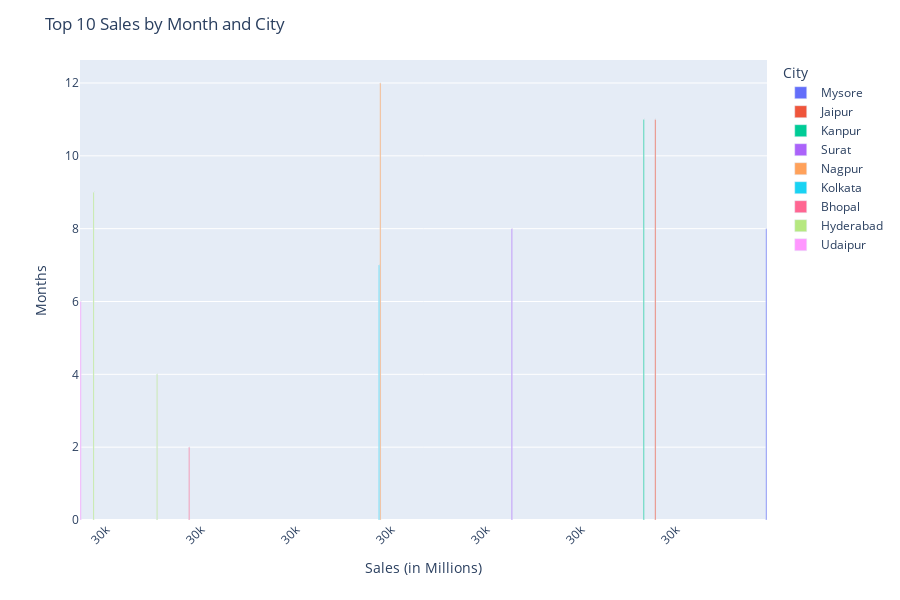

The notebook cell this image was saved under:
### Code cell
import plotly.express as px

# Sort and select top 10
top_data = data.sort_values(by='Sales', ascending=False).head(10)

# Create bar chart
fig = px.bar(top_data, 
             y='Months', 
             x='Sales', 
             text='Sales', 
             color='City')

# Update trace formatting
fig.update_traces(
    texttemplate='%{text:.2f}',  # Full 2-decimal format (use .2s only if shortening large numbers)
    textposition='outside'
)

# Update layout to match actual data
fig.update_layout(
    title='Top 10 Sales by Month and City',
    xaxis_title='Sales (in Millions)',
    yaxis_title='Months',
    legend_title='City',
    uniformtext_minsize=8,
    xaxis_tickformat=',.2s',     # Shorten large values like 1.2M
    xaxis_tickangle=-45,
    height=600
)

fig.show()

### Figure 1 — Plotly figure (JSON) as saved in the notebook; plotly's stock layout.template omitted (floating-point values rounded to 4 significant figures)
{"data": [{"alignmentgroup": "True", "hovertemplate": "City=Mysore<br>Sales=%{text}<br>Months=%{y}<extra></extra>", "legendgroup": "Mysore", "marker": {"color": "#636efa", "pattern": {"shape": ""}}, "name": "Mysore", "offsetgroup": "Mysore", "orientation": "v", "showlegend": true, "text": [30000.0], "textposition": "outside", "texttemplate": "%{text:.2f}", "type": "bar", "x": [30000.0], "xaxis": "x", "y": [8], "yaxis": "y"}, {"alignmentgroup": "True", "hovertemplate": "City=Jaipur<br>Sales=%{text}<br>Months=%{y}<extra></extra>", "legendgroup": "Jaipur", "marker": {"color": "#EF553B", "pattern": {"shape": ""}}, "name": "Jaipur", "offsetgroup": "Jaipur", "orientation": "v", "showlegend": true, "text": [29990.0], "textposition": "outside", "texttemplate": "%{text:.2f}", "type": "bar", "x": [29990.0], "xaxis": "x", "y": [11], "yaxis": "y"}, {"alignmentgroup": "True", "hovertemplate": "City=Kanpur<br>Sales=%{text}<br>Months=%{y}<extra></extra>", "legendgroup": "Kanpur", "marker": {"color": "#00cc96", "pattern": {"shape": ""}}, "name": "Kanpur", "offsetgroup": "Kanpur", "orientation": "v", "showlegend": true, "text": [29990.0], "textposition": "outside", "texttemplate": "%{text:.2f}", "type": "bar", "x": [29990.0], "xaxis": "x", "y": [11], "yaxis": "y"}, {"alignmentgroup": "True", "hovertemplate": "City=Surat<br>Sales=%{text}<br>Months=%{y}<extra></extra>", "legendgroup": "Surat", "marker": {"color": "#ab63fa", "pattern": {"shape": ""}}, "name": "Surat", "offsetgroup": "Surat", "orientation": "v", "showlegend": true, "text": [29990.0], "textposition": "outside", "texttemplate": "%{text:.2f}", "type": "bar", "x": [29990.0], "xaxis": "x", "y": [8], "yaxis": "y"}, {"alignmentgroup": "True", "hovertemplate": "City=Nagpur<br>Sales=%{text}<br>Months=%{y}<extra></extra>", "legendgroup": "Nagpur", "marker": {"color": "#FFA15A", "pattern": {"shape": ""}}, "name": "Nagpur", "offsetgroup": "Nagpur", "orientation": "v", "showlegend": true, "text": [29980.0], "textposition": "outside", "texttemplate": "%{text:.2f}", "type": "bar", "x": [29980.0], "xaxis": "x", "y": [12], "yaxis": "y"}, {"alignmentgroup": "True", "hovertemplate": "City=Kolkata<br>Sales=%{text}<br>Months=%{y}<extra></extra>", "legendgroup": "Kolkata", "marker": {"color": "#19d3f3", "pattern": {"shape": ""}}, "name": "Kolkata", "offsetgroup": "Kolkata", "orientation": "v", "showlegend": true, "text": [29980.0], "textposition": "outside", "texttemplate": "%{text:.2f}", "type": "bar", "x": [29980.0], "xaxis": "x", "y": [7], "yaxis": "y"}, {"alignmentgroup": "True", "hovertemplate": "City=Bhopal<br>Sales=%{text}<br>Months=%{y}<extra></extra>", "legendgroup": "Bhopal", "marker": {"color": "#FF6692", "pattern": {"shape": ""}}, "name": "Bhopal", "offsetgroup": "Bhopal", "orientation": "v", "showlegend": true, "text": [29970.0], "textposition": "outside", "texttemplate": "%{text:.2f}", "type": "bar", "x": [29970.0], "xaxis": "x", "y": [2], "yaxis": "y"}, {"alignmentgroup": "True", "hovertemplate": "City=Hyderabad<br>Sales=%{text}<br>Months=%{y}<extra></extra>", "legendgroup": "Hyderabad", "marker": {"color": "#B6E880", "pattern": {"shape": ""}}, "name": "Hyderabad", "offsetgroup": "Hyderabad", "orientation": "v", "showlegend": true, "text": [29970.0, 29960.0], "textposition": "outside", "texttemplate": "%{text:.2f}", "type": "bar", "x": [29970.0, 29960.0], "xaxis": "x", "y": [4, 9], "yaxis": "y"}, {"alignmentgroup": "True", "hovertemplate": "City=Udaipur<br>Sales=%{text}<br>Months=%{y}<extra></extra>", "legendgroup": "Udaipur", "marker": {"color": "#FF97FF", "pattern": {"shape": ""}}, "name": "Udaipur", "offsetgroup": "Udaipur", "orientation": "v", "showlegend": true, "text": [29960.0], "textposition": "outside", "texttemplate": "%{text:.2f}", "type": "bar", "x": [29960.0], "xaxis": "x", "y": [6], "yaxis": "y"}], "layout": {"barmode": "relative", "height": 600, "legend": {"title": {"text": "City"}, "tracegroupgap": 0}, "margin": {"t": 60}, "title": {"text": "Top 10 Sales by Month and City"}, "uniformtext": {"minsize": 8}, "xaxis": {"anchor": "y", "domain": [0, 1], "tickangle": -45, "tickformat": ",.2s", "title": {"text": "Sales (in Millions)"}}, "yaxis": {"anchor": "x", "domain": [0, 1], "title": {"text": "Months"}}}}
